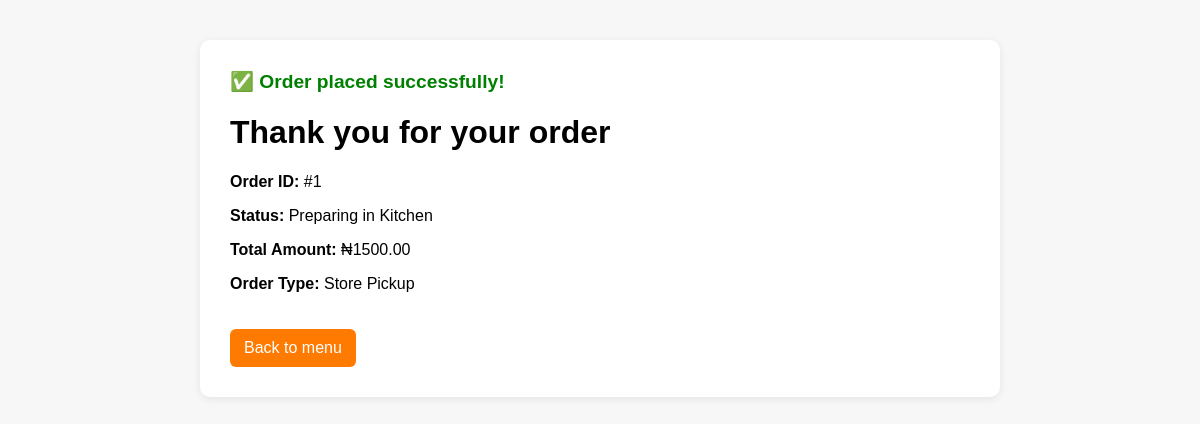
The app's page /order/success/1/ (signed in) with its own data.
### store/models.py (models this page shows, shortened)
class Order(models.Model):
    class Status(models.TextChoices):
        PENDING = 'PENDING', 'Pending Payment'
        PREPARING = 'PREPARING', 'Preparing in Kitchen'
        OUT_FOR_DELIVERY = 'OUT_FOR_DELIVERY', 'Out for Delivery'
        DELIVERED = 'DELIVERED', 'Delivered'
        CANCELLED = 'CANCELLED', 'Cancelled'
    class OrderType(models.TextChoices):
        DELIVERY = 'DELIVERY', 'Home Delivery'
        PICKUP = 'PICKUP', 'Store Pickup'
    customer = models.ForeignKey(settings.AUTH_USER_MODEL, on_delete=models.CASCADE, related_name='orders')
    delivery_address = models.ForeignKey('accounts.UserAddress', on_delete=models.SET_NULL, null=True, blank=True)
    order_type = models.CharField(max_length=10, choices=OrderType.choices, default=OrderType.DELIVERY)
    subtotal = models.DecimalField(max_digits=10, decimal_places=2)
    delivery_fee = models.DecimalField(max_digits=10, decimal_places=2, default=0.00)
    total_amount = models.DecimalField(max_digits=10, decimal_places=2)
    status = models.CharField(max_length=20, choices=Status.choices, default=Status.PENDING)
    created_at = models.DateTimeField(auto_now_add=True)
    updated_at = models.DateTimeField(auto_now=True)

### store/views.py (the view)
# urls.py: path('order/success/<int:order_id>/', views.order_success_view, name='order_success'),
@login_required
def order_success_view(request, order_id):
    order = get_object_or_404(Order, id=order_id, customer=request.user)
    return render(request, 'store/order_success.html', {'order': order})

### store/templates/store/order_success.html (shortened to what this page needs)
<!DOCTYPE html>
<html lang="en">
<head>
</head>
<body>
    <div class="container">
        <div class="card">
            <div class="success">✅ Order placed successfully!</div>
            <h1>Thank you for your order</h1>
            <div class="details">
                <p><strong>Order ID:</strong> #{{ order.id }}</p>
                <p><strong>Status:</strong> {{ order.get_status_display }}</p>
                <p><strong>Total Amount:</strong> ₦{{ order.total_amount }}</p>
                <p><strong>Order Type:</strong> {{ order.get_order_type_display }}</p>
            </div>
            <a class="button" href="{% url 'store:menu_list' %}">Back to menu</a>
        </div>
    </div>
</body>
</html>

### store/templates/store/order_success.html (style rules this page uses)
body { font-family: Arial, sans-serif; margin: 40px; background: #f7f7f7; }
.container { max-width: 800px; margin: auto; }
.card { background: white; border-radius: 10px; padding: 30px; box-shadow: 0 2px 8px rgba(0, 0, 0, 0.08); }
.success { color: green; font-size: 1.2rem; font-weight: bold; }
.details { margin-top: 20px; }
a.button { display: inline-block; margin-top: 20px; text-decoration: none; background: #ff7a00; color: white; padding: 10px 14px; border-radius: 6px; }

### records on screen
Order: id "1", status "Preparing in Kitchen", total_amount "1500.00", order_type "Store Pickup"
